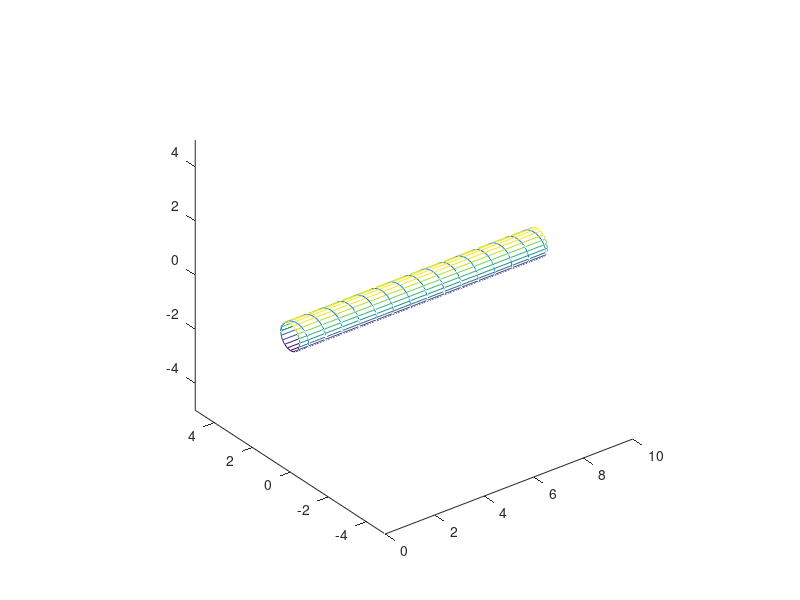

Write MATLAB code to recreate this figure.
r_cyl = 0.5; % radius of cylinder, in
l = 10; % length of cylinder, in
alpha = deg2rad(20); % wind angle, radians
t_size = 1000;

%phi0 = 0; % starting phi
%zeta = 0.5 * h / r;
%theta0 = atan(1 / zeta); % starting theta
%theta_span = theta0:0.01:(pi / 2); % theta span vectors

t = linspace(0,l,t_size);
r = zeros(size(t));
theta = zeros(size(t));
z = zeros(size(t));

for i = 1:length(t)
    r(i) = r_cyl;
    theta(i) = (t(i) * pi) / (2 * r_cyl * sin(alpha));
    x(i) = t(i);
end

y = r .* cos(theta);
z = r .* sin(theta);

plot3(x,y,z);
axis equal
hold on
[y_cyl,z_cyl,x_cyl] = cylinder(r_cyl);
x_cyl = x_cyl * l;
mesh(x_cyl,y_cyl,z_cyl);